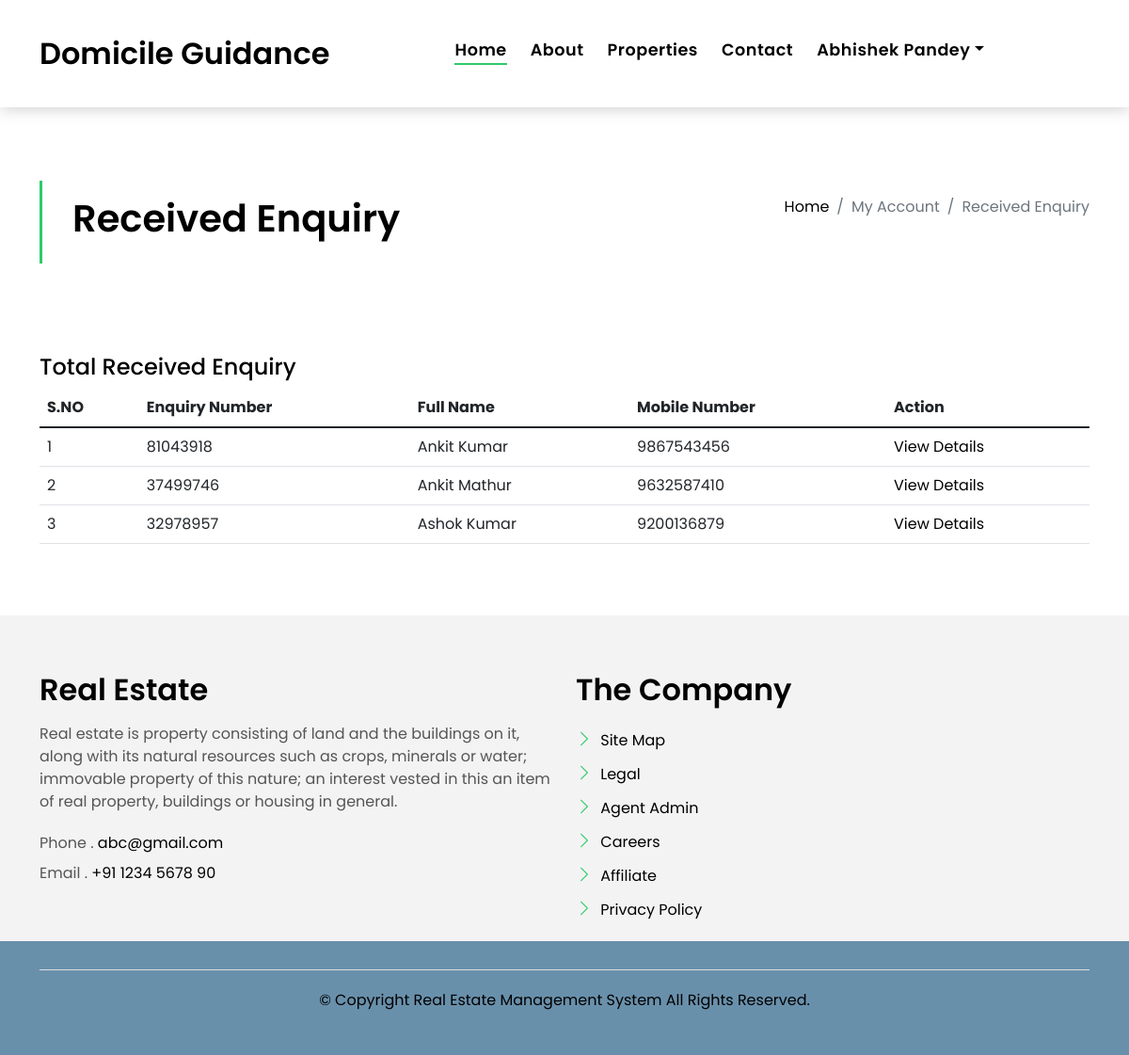
/ownerreceivedEnquiry (signed in), run on the app's committed database.
### estate/models.py (models this page shows, shortened)
class Enquiry(models.Model):
    property = models.ForeignKey(Property, on_delete=models.CASCADE, null=True)
    fullname = models.CharField(max_length=100, null=True)
    emailid = models.CharField(max_length=100, null=True)
    mobileno = models.CharField(max_length=50, null=True)
    message = models.CharField(max_length=500, null=True)
    enquiryno = models.CharField(max_length=50, null=True)
    enquirydate = models.DateTimeField(auto_now_add=True)
    status = models.CharField(max_length=100, null=True)
    remark = models.CharField(max_length=500, null=True)
    remarkdate = models.DateField(null=True)

### estate/views.py (the view)
# urls.py: path('ownerreceivedEnquiry', ownerreceivedEnquiry, name='ownerreceivedEnquiry'),
def ownerreceivedEnquiry(request):
    if not request.user.is_authenticated:
        return redirect('owner_login')
    user = User.objects.get(id=request.user.id)
    userType = UserType.objects.get(user=user)
    properties = Property.objects.filter(user=userType)
    propenquiry = Enquiry.objects.filter(property__in=properties, status__isnull=True)
    return render(request, 'owner/ownerreceivedEnquiry.html', locals())

### estate/templates/owner/ownerreceivedEnquiry.html (shortened to what this page needs)
{% extends 'ownerNavbar.html' %}
{% block main  %}
{% load static %}
<section class="intro-single">
    <div class="container">
        <div class="row">
            <div class="col-md-12 col-lg-8">
                <div class="title-single-box">
                    <h1 class="title-single">Received Enquiry</h1>
                </div>
            </div>
            <div class="col-md-12 col-lg-4">
                <nav aria-label="breadcrumb" class="breadcrumb-box d-flex justify-content-lg-end">
                    <ol class="breadcrumb">
                        <li class="breadcrumb-item">
                            <a href="{% url 'ownerDashboard' %}">Home</a>
                        </li>
                        <li class="breadcrumb-item active" aria-current="page">
                            My Account
                        </li>
                        <li class="breadcrumb-item active" aria-current="page">
                            Received Enquiry
                        </li>
                    </ol>
                </nav>
            </div>
        </div>
    </div>
</section>
<section class="property-grid grid mt-5">
    <div class="container">
        <div class="row">
            <div class="col-md-12">
                <h4 class="form--title">Total Received Enquiry</h4>
                <table class="table">
                    <thead>
                    <tr>
                        <th>S.NO</th>
                        <th>Enquiry Number</th>
                        <th>Full Name</th>
                        <th>Mobile Number</th>
                        <th>Action</th>
                    </tr>
                    </thead>
                    {% for i in propenquiry %}
                    <tr>
                        <td>{{forloop.counter}}</td>
                        <td>{{i.enquiryno}}</td>
                        <td>{{i.fullname}}</td>
                        <td>{{i.mobileno}}</td>
                        <td><a href="{% url 'viewEnquiry' i.id %}">View Details</a></td>
                    </tr>
                    {% empty %}
                    <tr>
                        <th colspan="5" style="text-align: center; color:red">No Record found</th>
                    </tr>
                    {% endfor %}
                </table>
            </div>
        </div>
    </div>
</section>
{% endblock %}

### estate/templates/ownerNavbar.html (shortened to what this page needs)
{% load static %}
<!DOCTYPE html>
<html lang="en">
<head>
    <link href="{% static 'assets/vendor/animate.css/animate.min.css' %}" rel="stylesheet">
    <link href="{% static 'assets/vendor/bootstrap/css/bootstrap.min.css' %}" rel="stylesheet">
    <link href="{% static 'assets/vendor/bootstrap-icons/bootstrap-icons.css' %}" rel="stylesheet">
    <link href="{% static 'assets/vendor/swiper/swiper-bundle.min.css' %}" rel="stylesheet">
    <link href="{% static 'assets/css/style.css' %}" rel="stylesheet">
</head>
<body>
<nav class="navbar navbar-default navbar-trans navbar-expand-lg fixed-top">
    <div class="container">
        <a class="navbar-brand text-brand" href="#">Domicile Guidance</a>
        <div class="navbar-collapse collapse justify-content-center" id="navbarDefault">
            <ul class="navbar-nav">
                <li class="nav-item">
                    <a class="nav-link active" href="{% url 'ownerDashboard' %}">Home</a>
                </li>
                <li class="nav-item">
                    <a class="nav-link " href="{% url 'ownerAbout' %}">About</a>
                </li>
                <li class="nav-item">
                    <a class="nav-link " href="{% url 'ownerpropertysearch' %}">Properties</a>
                </li>
                <li class="nav-item">
                    <a class="nav-link " href="{% url 'ownerContact' %}">Contact</a>
                </li>
                <li class="nav-item dropdown">
                    <a class="nav-link dropdown-toggle" href="#" id="navbarDropdown" role="button"
                       data-bs-toggle="dropdown" aria-haspopup="true" aria-expanded="false">{{request.user.first_name}} {{request.user.last_name}}</a>
                </li>
            </ul>
        </div>
    </div>
</nav>
<main id="main">
    {% block main %}
    {% endblock %}
</main>
<section class="section-footer">
    <div class="container">
        <div class="row">
            <div class="col-sm-12 col-md-6">
                <div class="widget-a">
                    <div class="w-header-a">
                        <h3 class="w-title-a text-brand">Real Estate </h3>
                    </div>
                    <div class="w-body-a">
                        <p class="w-text-a color-text-a">
                            Real estate is property consisting of land and the buildings on it, along with its natural
                            resources such as crops, minerals or water; immovable property of this nature; an interest
                            vested in this an item of real property, buildings or housing in general.
                        </p>
                    </div>
                    <div class="w-footer-a">
                        <ul class="list-unstyled">
                            <li class="color-a">
                                <span class="color-text-a">Phone .</span> abc@gmail.com
                            </li>
                            <li class="color-a">
                                <span class="color-text-a">Email .</span> +91 1234 5678 90
                            </li>
                        </ul>
                    </div>
                </div>
            </div>
            <div class="col-sm-12 col-md-6 section-md-t3">
                <div class="widget-a">
                    <div class="w-header-a">
                        <h3 class="w-title-a text-brand">The Company</h3>
                    </div>
                    <div class="w-body-a">
                        <div class="w-body-a">
                            <ul class="list-unstyled">
                                <li class="item-list-a">
                                    <i class="bi bi-chevron-right"></i> <a href="#">Site Map</a>
                                </li>
                                <li class="item-list-a">
                                    <i class="bi bi-chevron-right"></i> <a href="#">Legal</a>
                                </li>
                                <li class="item-list-a">
                                    <i class="bi bi-chevron-right"></i> <a href="#">Agent Admin</a>
                                </li>
                                <li class="item-list-a">
                                    <i class="bi bi-chevron-right"></i> <a href="#">Careers</a>
                                </li>
                                <li class="item-list-a">
                                    <i class="bi bi-chevron-right"></i> <a href="#">Affiliate</a>
                                </li>
                                <li class="item-list-a">
                                    <i class="bi bi-chevron-right"></i> <a href="#">Privacy Policy</a>
                                </li>
                            </ul>
                        </div>
                    </div>
                </div>
            </div>
        </div>
    </div>
</section>
<footer>
    <div class="container">
        <div class="row">
            <div class="col-md-12">
                <div class="copyright-footer">
                    <p class="copyright color-text-a">
                        <span class="color-a">&copy; Copyright Real Estate Management System All Rights Reserved. </span>
                    </p>
                </div>
            </div>
        </div>
    </div>
</footer>
</body>
</html>

### estate/static/assets/css/style.css (style rules this page uses)
body { font-family: "Poppins", sans-serif; color: #555555; }
h1, h2, h3, h4, h5, h6 { color: #000000; }
a { color: #000000; text-decoration: none; transition: all 0.5s ease; }
.text-brand { color: #000000; font-size: 2rem; font-weight: 600; }
.color-a { text-decoration: none; color: #000000; }
.color-text-a { text-decoration: none; color: #555555; }
.navbar-default { transition: all 0.5s ease-in-out; background-color: #ffffff; padding-top: 28px; padding-bottom: 28px; -webkit-backface-visibility: hidden; backface-visibility: hidden; box-shadow: 1px 2px 15px rgba(100, 100, 100, 0.3); }
.navbar-default.navbar-trans, .navbar-default.navbar-reduce { -webkit-backface-visibility: hidden; backface-visibility: hidden; }
.navbar-default.navbar-trans .nav-item, .navbar-default.navbar-reduce .nav-item { position: relative; padding-right: 10px; padding-bottom: 8px; margin-left: 0; }
@media (min-width: 768px) { .navbar-default.navbar-trans .nav-item, .navbar-default.navbar-reduce .nav-item { margin-left: 15px; } }
.navbar-default.navbar-trans .nav-link, .navbar-default.navbar-reduce .nav-link { font-size: 1.1rem; color: #000000; font-weight: 600; letter-spacing: 0.03em; transition: all 0.1s ease-in-out; position: relative; padding-left: 0; padding-right: 0; }
.navbar-default.navbar-trans .nav-link:before, .navbar-default.navbar-reduce .nav-link:before { content: ""; position: absolute; bottom: 5px; left: 0; width: 100%; height: 2px; z-index: 0; background-color: #2eca6a; transform: scaleX(0); transform-origin: right; transition: transform 0.2s ease-out, opacity 0.2s ease-out 0.3s; }
.navbar-default.navbar-trans .show > .nav-link:before, .navbar-default.navbar-trans .active > .nav-link:before, .navbar-default.navbar-trans .nav-link.show:before, .navbar-default.navbar-trans .nav-link.active:before, .navbar-default.navbar-reduce .show > .nav-link:before, .navbar-default.navbar-reduce .active > .nav-link:before, .navbar-default.navbar-reduce .nav-link.show:before, .navbar-default.navbar-reduce .nav-link.active:before { transform: scaleX(1); }
.navbar-default.navbar-trans .nav-link:before { background-color: #2eca6a; }
.navbar-default.navbar-trans .show > .nav-link, .navbar-default.navbar-trans .active > .nav-link, .navbar-default.navbar-trans .nav-link.show, .navbar-default.navbar-trans .nav-link.active { color: #000000; }
.intro-single { padding: 12rem 0 3rem; }
.intro-single .title-single-box { padding: 1rem 0 1rem 2rem; }
.intro-single .title-single-box { border-left: 3px solid #2eca6a; }
.intro-single .title-single-box .title-single { font-weight: 600; font-size: 2.2rem; }
@media (min-width: 768px) { .intro-single .title-single-box .title-single { font-size: 2.1rem; } }
@media (min-width: 992px) { .intro-single .title-single-box .title-single { font-size: 2.5rem; } }
.intro-single .breadcrumb-box { padding: 1rem 0 0 0.5rem; }
.intro-single .breadcrumb { background-color: transparent; padding-right: 0; padding-left: 0; }
.section-footer { padding-top: 60px; margin-top: 60px; background: #f3f3f3; }
.section-footer ul { line-height: 2; }
.section-footer .item-list-a i { font-size: 18px; padding-right: 4px; color: #2eca6a; }
.section-footer .widget-a .w-title-a { margin-bottom: 1rem; }
footer { background: #6990ab; text-align: center; padding: 30px 0; }
footer .copyright-footer { border-top: 1px solid #ddd; padding-top: 20px; }

### data on the page
Enquiry: enquiryno "81043918", fullname "Ankit Kumar", mobileno "9867543456"
Enquiry: enquiryno "37499746", fullname "Ankit Mathur", mobileno "9632587410"
Enquiry: enquiryno "32978957", fullname "Ashok Kumar", mobileno "9200136879"

### other printed values
{{ request.user.first_name }} "Abhishek"
{{ request.user.last_name }} "Pandey"
